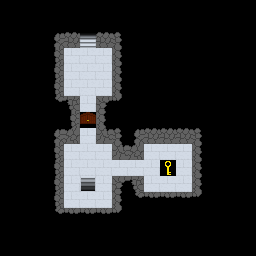

Below is a game level as drawn by its tile map, then a one-line description and the .tmx that defines it (tile-layer data replaced by summaries):
An orthogonal 16x16 tile map with 16x16 px tiles, 2 tile layers (base, wires).

<map version="1.0" orientation="orthogonal" renderorder="right-down" width="16" height="16" tilewidth="16" tileheight="16" nextobjectid="2">
 <tileset firstgid="1" name="tileset" tilewidth="16" tileheight="16" tilecount="100" columns="10">
  <image source="../images/tileset.png" width="160" height="160" />
 </tileset>
 <layer name="base" width="16" height="16">
  <data>[256 cells, 256 non-empty, 18 distinct tile ids]</data>
 </layer>
 <layer name="wires" width="16" height="16">
  <data>[256 cells, 0 non-empty, 0 distinct tile ids]</data>
 </layer>
</map>
